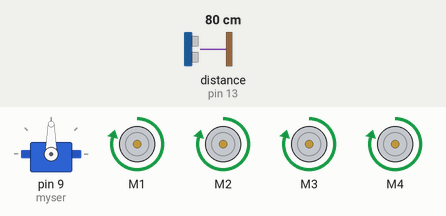
The sketch below on a simulated Arduino Uno, built with avr-gcc and run on an emulated ATmega328P. On the bench: servo, 4 × DC motor (green arrow = forward, orange = backward, longer = faster). Wiring (inferred from the names in the program): ultrasonic range finder: trigger pin 2; echo pin 13. The inputs (shaded band) are chosen by the test bench; at power-on: distance to the obstacle (sensor on pin 13) 80 cm. The echo pulse lasts 58.3 µs per cm.

Above: at 1.2 s.
1.3 s: distance to the obstacle (sensor on pin 13) set to 14 cm
2.8 s: distance to the obstacle (sensor on pin 13) set to 11 cm
At 5.6 s:
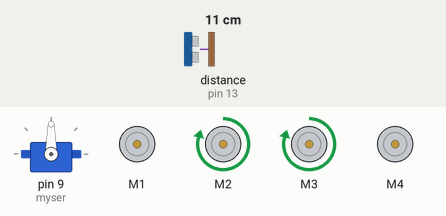
5.8 s: distance to the obstacle (sensor on pin 13) set to 18 cm
At 6.8 s:
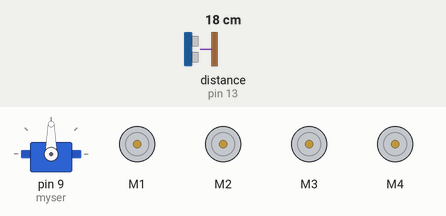
8.5 s: distance to the obstacle (sensor on pin 13) set to 2 cm
At 9.0 s:
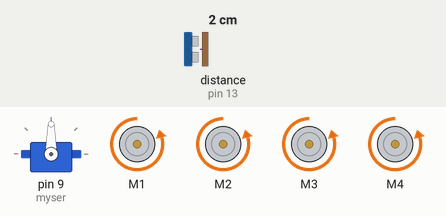
Timing chart, 0 to 12.5 s (numbered marks = the images above; inputs shaded):
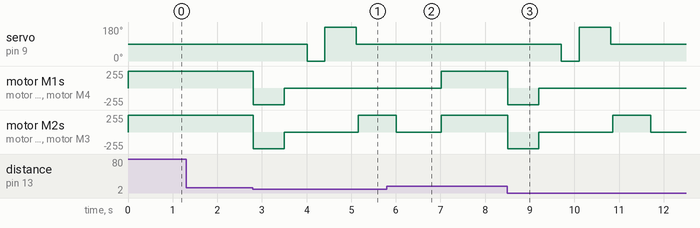

The sketch:

Arduino_Car.ino
```cpp
#include<Servo.h>
#include<AFMotor.h>

AF_DCMotor m1(1);
AF_DCMotor m2(2);
AF_DCMotor m3(3);
AF_DCMotor m4(4);


Servo myser;

#define tpin 2
#define epin 13

int duration, distance;

int dist(){
  digitalWrite(tpin,LOW);
  delayMicroseconds(2);
  digitalWrite(tpin,HIGH);
  delayMicroseconds(10);
  digitalWrite(tpin,LOW);

  duration=pulseIn(epin,HIGH);

  distance=(duration/2)*0.0343;

  return distance;
}

int fiDir(){
  int x,y;

  myser.write(90);
  delay(8);
  myser.write(0);
  delay(400);
  x=dist();
  myser.write(180);
  delay(300);
  y=dist();
  delay(400);
  myser.write(90);
  delay(50);
  if(x<y){
    left();
  }else{
    right();
  }
  return 0;
}

int run(int x){
  int y=250;
  m1.setSpeed(y);
  m2.setSpeed(y);
  m3.setSpeed(y);
  m4.setSpeed(y);

  if(x==1){
    m1.run(FORWARD);
    m2.run(FORWARD);
    m3.run(FORWARD);
    m4.run(FORWARD);
  }else if(x==2){
    m1.run(BACKWARD);
    m2.run(BACKWARD);
    m3.run(BACKWARD);
    m4.run(BACKWARD);
  }
}

int forward(){
  int di=dist();
  if(di<=11){
    dback();
    delay(500);
    fiDir();
    delay(850);
    rele();
    delay(1000);
  }else{
    run(1);
  }
}

int right(){
  m1.run(RELEASE);
  m2.run(RELEASE);
  m3.run(RELEASE);
  m4.run(RELEASE);


  m1.run(FORWARD);
  m4.run(FORWARD);
}


int rele(){
  m1.run(RELEASE);
  m2.run(RELEASE);
  m3.run(RELEASE);
  m4.run(RELEASE);
}

int left(){
  m1.run(RELEASE);
  m2.run(RELEASE);
  m3.run(RELEASE);
  m4.run(RELEASE);

  m2.run(FORWARD);
  m3.run(FORWARD);
}

int dback(){
  int x,y;
  m1.run(RELEASE);
  m2.run(RELEASE);
  m3.run(RELEASE);
  m4.run(RELEASE);

  m1.run(BACKWARD);
  m2.run(BACKWARD);
  m3.run(BACKWARD);
  m4.run(BACKWARD);

  delay(700);
  m1.run(RELEASE);
  m2.run(RELEASE);
  m3.run(RELEASE);
  m4.run(RELEASE);
  return 0;
}


void setup(){
  Serial.begin(9600);
  myser.attach(9);
  pinMode(tpin,OUTPUT);
  pinMode(epin,INPUT);
}


void loop(){
  forward();
}
```

Measured:
- the behaviour switches between 13 and 12 cm on distance to the obstacle (sensor on pin 13) (found by bisection; images 0 and 1)
- after the input at 1.3 s, every drawn part: stays the same
- after the input at 2.8 s, servo on pin 9 (myser): 90° → 0° after 1.2 s, → 180° 0.40 s later, → 90° 0.70 s later; motor M1, motor M4: forward 250/255 → backward 250/255 at once, → stopped 0.70 s later; motor M2, motor M3: forward 250/255 → backward 250/255 at once, → stopped 0.70 s later, → forward 250/255 1.7 s later
- after the input at 5.8 s, servo on pin 9 (myser): stays 90° (without the input it goes to 0° after 2.4 s)
- after the input at 8.5 s, servo on pin 9 (myser): 90° → 0° after 1.2 s, → 180° 0.40 s later, → 90° 0.70 s later; motor M1, motor M4: forward 250/255 → backward 250/255 at once, → stopped 0.70 s later; motor M2, motor M3: forward 250/255 → backward 250/255 at once, → stopped 0.70 s later, → forward 250/255 1.7 s later, → stopped 0.85 s later
